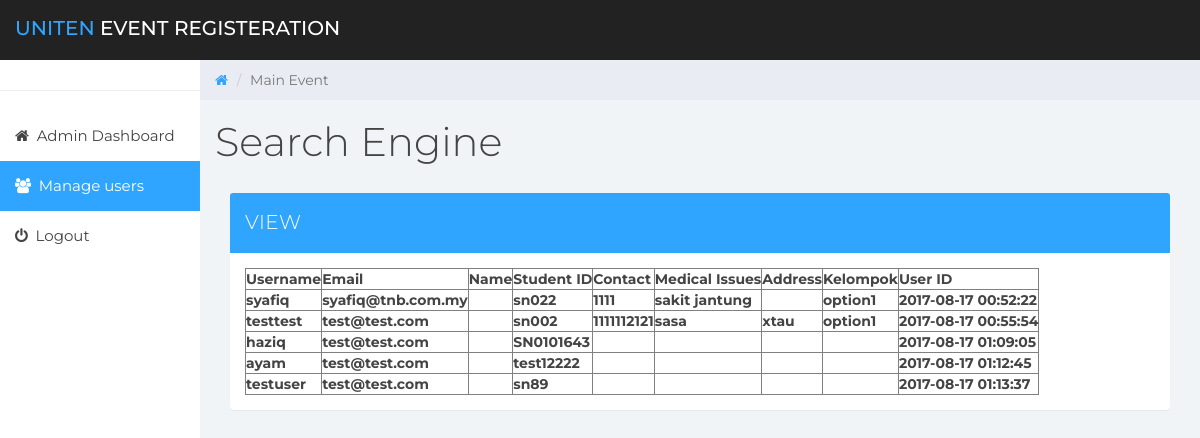
The page /admin/view.php on the database its author committed.
### tables this page shows
CREATE TABLE IF NOT EXISTS `participants` (
  `username` varchar(15) NOT NULL,
  `email` varchar(20) NOT NULL,
  `password` varchar(20) NOT NULL,
  `name` varchar(20) DEFAULT NULL,
  `studentID` varchar(9) DEFAULT NULL,
  `contact` varchar(11) DEFAULT NULL,
  `medical_issues` varchar(20) DEFAULT NULL,
  `address` varchar(20) DEFAULT NULL,
  `kelompok` varchar(12) DEFAULT NULL,
  `time_registered` timestamp NOT NULL DEFAULT CURRENT_TIMESTAMP ON UPDATE CURRENT_TIMESTAMP,
  `participantID` int(5) NOT NULL AUTO_INCREMENT,
  PRIMARY KEY (`participantID`)
);

### admin/view.php (the view, shortened to what this page needs)
<!DOCTYPE html>
<html>
<head>
	<link href="css/bootstrap.min.css" rel="stylesheet">
	<link href="css/font-awesome.min.css" rel="stylesheet">
	<link href="css/datepicker3.css" rel="stylesheet">
	<link href="css/styles.css" rel="stylesheet">
</head>
<body>
	<nav class="navbar navbar-custom navbar-fixed-top" role="navigation">
		<div class="container-fluid">
			<div class="navbar-header">
				<a class="navbar-brand" href="#"><span>UNITEN </span>EVENT REGISTERATION</a>
			</div>
		</div>
	</nav>
	<div id="sidebar-collapse" class="col-sm-3 col-lg-2 sidebar">
		<div class="profile-sidebar">
		</div>
		<ul class="nav menu">
			<li><a href="index.html"><em class="fa fa-home">&nbsp;</em> Admin Dashboard</a></li>
			<li class="active"><a href="manageusr.html"><em class="fa fa-users">&nbsp;</em> Manage users</a></li>
			<li><a href="login.html"><em class="fa fa-power-off">&nbsp;</em> Logout</a></li>
		</ul>
	</div>
	<div class="col-sm-9 col-sm-offset-3 col-lg-10 col-lg-offset-2 main">
		<div class="row">
			<ol class="breadcrumb">
				<li><a href="#">
					<em class="fa fa-home"></em>
				</a></li>
				<li class="active">Main Event</li>
			</ol>
		</div>
		<div class="row">
			<div class="col-lg-12">
				<h1 class="page-header">Search Engine</h1>
			</div>
		</div>
		<div class="col-md-12">
				<div class="panel panel-primary">
					<div class="panel-heading">VIEW</div>
					<div class="panel-body">
              <?php
              echo "<table border=border>
                <thead>
                  <tr>
                  <th>Username</th>
                  <th>Email</th>
                  <th>Name</th>
                  <th>Student ID</th>
                  <th>Contact</th>
                  <th>Medical Issues</th>
                  <th>Address</th>
                  <th>Kelompok</th>
                  <th>User ID</th>
                  </tr>
                </thead>";
                $con=mysqli_connect("localhost","root","","marathon");
                $search="SELECT * FROM participants";
                $query=mysqli_query($con,$search);
                  while($arr=mysqli_fetch_array($query,MYSQL_NUM)){
                      $usrname=$arr[0];
                      $email=$arr[1];
                      $name=$arr[3];
                      $stuID=$arr[4];
                      $contact=$arr[5];
                      $mIssues=$arr[6];
                      $address=$arr[7];
                      $kelompok=$arr[8];
                      $parID=$arr[9];
                echo "<tr><th>$usrname</th><th>$email</th><th>$name</th><th>$stuID</th><th>$contact</th><th>$mIssues</th>
                <th>$address</th><th>$kelompok</th><th>$parID</th></tr>";
              }
              echo "</table>";
             ?>
					</div>
				</div>
			</div>
		</div>
</body>
</html>

### admin/css/styles.css (style rules this page uses)
body { background: #f1f4f7; padding-top: 60px; font-size: 14px; color: #444444; font-family: "Montserrat", "Helvetica Neue", Helvetica, Arial, sans-serif; }
a, a:hover, a:focus { color: #30a5ff; }
h1, h2, h3, h4, h5, h6 { color: #444444; }
h1 { font-weight: 300; font-size: 40px; }
.navbar-custom { background: #222; height: 60px; }
.navbar-header .navbar-brand { color: #fff; font-size: 20px; text-transform: uppercase; font-weight: 500; height: 60px; padding-top: 18px; }
.navbar-header .navbar-brand span { color: #30a5ff; }
.panel { border: 0; }
.panel-primary > .panel-heading { background-color: #30a5ff; color: #fff; border: none; }
.panel-heading { font-size: 20px; font-weight: 300; letter-spacing: 0.025em; height: 60px; line-height: 38px; }
.navbar { border: 0; }
.sidebar { display: block; padding: 0; display: none; box-shadow: none; background: #fff; }
.sidebar ul { margin: 20px 0px; }
@media (min-width: 768px) { .sidebar { display: block; position: fixed; top: 60px; bottom: 0; left: 0; z-index: 1000; display: block; margin: 0; padding: 0; overflow-x: hidden; overflow-y: auto; } }
@media (min-width: 768px) { .navbar-header { width: 100%; } }
.sidebar ul.nav .active a, .sidebar ul.nav li.parent a.active, .sidebar ul.nav .active > a:hover, .sidebar ul.nav li.parent a.active:hover, .sidebar ul.nav .active > a:focus, .sidebar ul.nav li.parent a.active:focus { color: #fff; background-color: #30a5ff; }
.sidebar ul.nav li a { height: 50px; font-size: 15px; line-height: 2em; color: #444444; }
.profile-sidebar { padding: 10px 0; border-bottom: 1px solid #e9ecf2; }
.breadcrumb { border-radius: 0; padding: 10px 15px 10px 15px; background: #e9ecf2; margin: 0; }
h1.page-header { margin-top: 20px; border-bottom: 0; }

### rows shown on the page
participants: username "syafiq", email "syafiq@tnb.com.my", studentID "sn022", contact "1111", medical_issues "sakit jantung", kelompok "option1", time_registered "2017-08-17 00:52:22"
participants: username "testtest", email "test@test.com", studentID "sn002", contact "1111112121", medical_issues "sasa", address "xtau", kelompok "option1", time_registered "2017-08-17 00:55:54"
participants: username "haziq", email "test@test.com", studentID "SN0101643", time_registered "2017-08-17 01:09:05"
participants: username "ayam", email "test@test.com", studentID "test12222", time_registered "2017-08-17 01:12:45"
participants: username "testuser", email "test@test.com", studentID "sn89", time_registered "2017-08-17 01:13:37"
